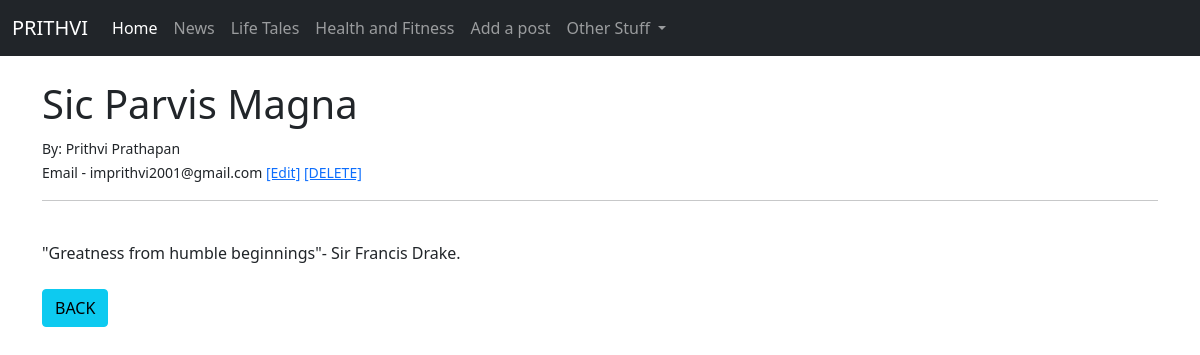
The app's page /article/1 with its own data.
### theblog/models.py (models this page shows, shortened)
class Post(models.Model):
	title = models.CharField(max_length = 255)
	title_tag = models.CharField(max_length = 255)
	author = models.ForeignKey(User, on_delete = models.CASCADE)
	body = models.TextField()

### theblog/views.py (the view)
# urls.py: path('article/<int:pk>', ArticleDetailView.as_view(), name = "article-detail"),
class ArticleDetailView(DetailView):
	model = Post
	template_name = "article_detail.html"

### theblog/templates/article_detail.html (shortened to what this page needs)
{% extends 'base.html' %}
{% block content %}
<h1>{{ post.title }}</h1>
<small>
  By: {{ post.author.first_name }} {{ post.author.last_name }}<br/> Email -
{{ post.author.email }}
<a href="{% url 'update_post' post.pk %}"> [Edit]</a>
<a href="{% url 'delete_post' post.pk %}">[DELETE]</a>
 </small><br/>
<hr>
<br/>
{{ post.body }}
<br/><br/>
<a href="{% url 'home' %}" class="btn btn-info">BACK</a>
{% endblock %}

### records on screen
Post: title "Sic Parvis Magna", author.first_name "Prithvi", author.last_name "Prathapan", author.email "imprithvi2001@gmail.com", body "\"Greatness from humble beginnings\"- Sir Francis Drake."
